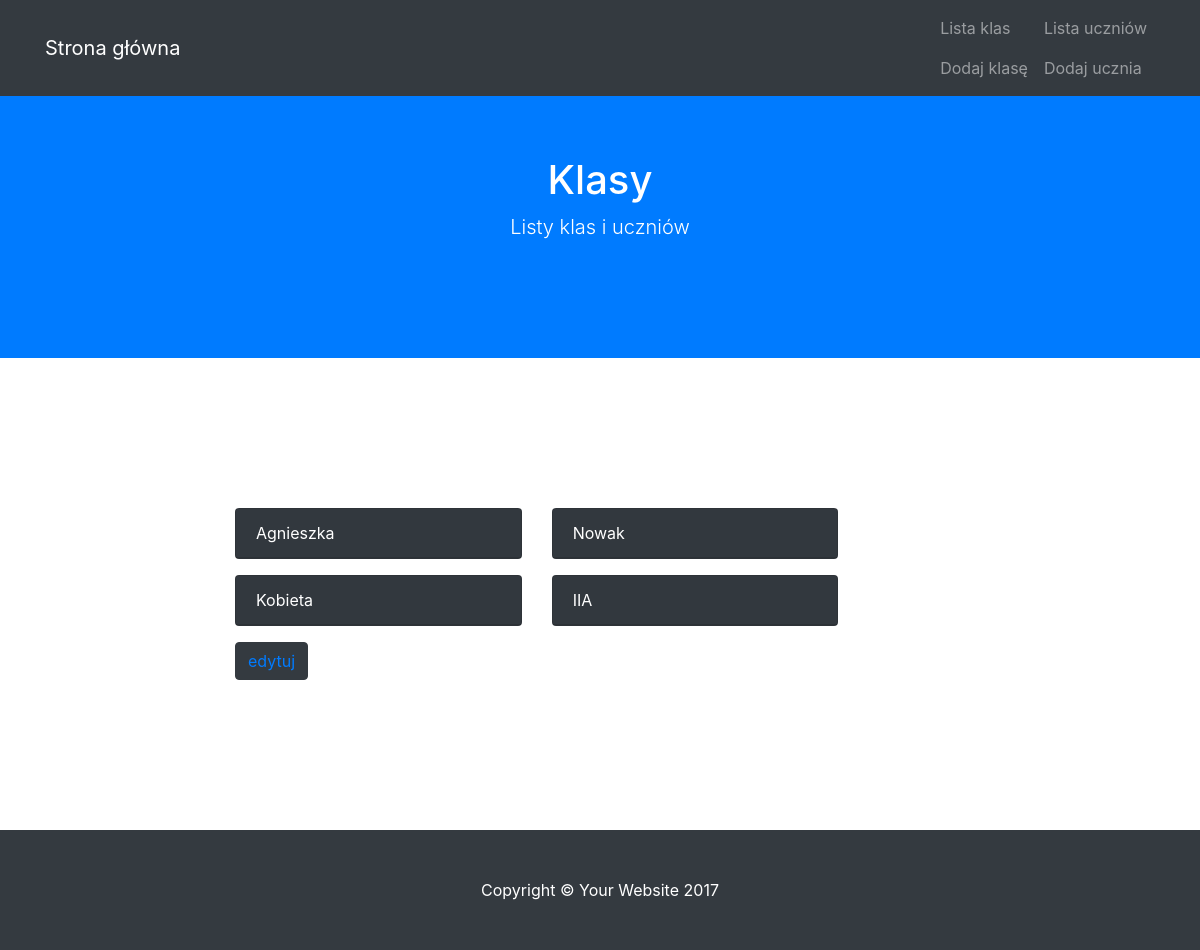
Page /uczniowie_szczegoly/1 on the earlier database version.
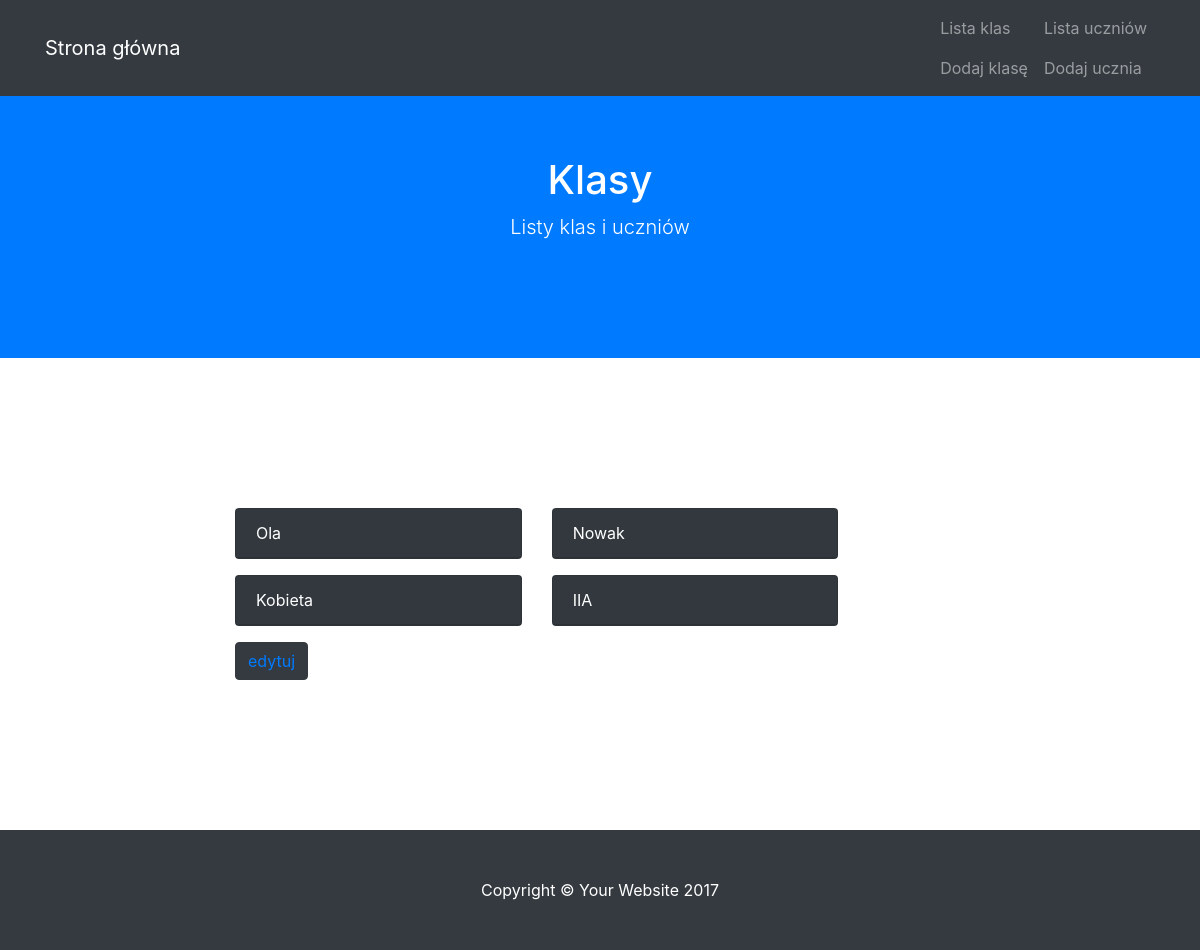
Same page on the later database version.
### modele.py (models this page shows)
class BazaModel(Model):
    class Meta:
        database = baza

class Uczen(BazaModel):
    imie_ucznia = CharField(null=False)
    nazwisko_ucznia = CharField(null=False)
    plec_ucznia = ForeignKeyField(Plec, related_name='plec_ucznia')
    klasa_ucznia = ForeignKeyField(Klasa, related_name='klasa_ucznia')

### views.py (the view)
@app.route("/uczniowie_szczegoly/<id>")
def uczniowie_szczegoly(id):
    uczen = (Uczen
             .select(Uczen.id, Uczen.imie_ucznia, Uczen.nazwisko_ucznia, Plec.nazwa_plci, Klasa.nazwa_klasy)
             .join_from(Uczen, Plec)
             .join_from(Uczen, Klasa, JOIN.LEFT_OUTER)
             .where(Uczen.id == id))
    return render_template('uczniowie_szczegoly.html', uczen=uczen)

### app.py (called while the page is built)
@app.before_request
def before_request():
    g.db = baza
    g.db.connect(reuse_if_open=True)

@app.after_request
def after_request(response):
    g.db.close()
    return response

### templates/uczniowie_szczegoly.html (shortened to what this page needs)
{% extends "szablon.html"%}
{% block h1%} Klasy {% endblock%}
{% block tresc%}
<div class="row">
    {% for u in uczen %}
    <div class="col-md-5">
        <div class="card text-white bg-dark mb-3" style="max-width: 18rem;">
            <div class="card-header">{{u.imie_ucznia}}</div>
        </div>
    </div>
    <div class="col-md-5">
        <div class="card text-white bg-dark mb-3" style="max-width: 18rem;">
            <div class="card-header">{{u.nazwisko_ucznia}}</div>
        </div>
    </div>
</div>
<div class="row">
    <div class="col-md-5">
        <div class="card text-white bg-dark mb-3" style="max-width: 18rem;">
            <div class="card-header">{{u.plec_ucznia.nazwa_plci}}</div>
        </div>
    </div>
    <div class="col-md-5">
        <div class="card text-white bg-dark mb-3" style="max-width: 18rem;">
            <div class="card-header">{{u.klasa_ucznia.nazwa_klasy}}</div>
        </div>
    </div>
</div>
<div class="row">
    <div class="col-md-5">
        <button type="button" class="btn btn-dark"><a href='/uczniowie_edytuj/{{u}}'>edytuj</a></button>
    </div>
{% endfor %}
</div>
{% endblock%}

### templates/szablon.html (shortened to what this page needs)
<!DOCTYPE html>
<html lang="pl">
  <head>
    <link href="{{ url_for('static', filename='vendor/bootstrap/css/bootstrap.min.css') }}" rel="stylesheet">
    <link href="{{ url_for('static', filename='css/scrolling-nav.css') }}" rel="stylesheet">
    <link href="{{ url_for('static', filename='css/style.css') }}" rel="stylesheet">
  </head>
  <body id="page-top">
    <nav class="navbar navbar-expand-lg navbar-dark bg-dark fixed-top" id="mainNav">
      <div class="container">
        <a class="navbar-brand js-scroll-trigger" href="{{ url_for('index') }}">Strona główna</a>
        <div class="collapse navbar-collapse" id="navbarResponsive">
          <ul class="navbar-nav ml-auto">
            <li class="nav-item">
              <a class="nav-link js-scroll-trigger" href="{{ url_for('lista_klas') }}">Lista klas</a>
              <a class="nav-link js-scroll-trigger" href="{{ url_for('dodaj_nowa_klase') }}">Dodaj klasę</a>
            </li>
            <li class="nav-item">
              <a class="nav-link js-scroll-trigger" href="{{ url_for('lista_uczniow') }}">Lista uczniów</a>
              <a class="nav-link js-scroll-trigger" href="{{ url_for('dodaj_nowego_ucznia') }}">Dodaj ucznia</a>
            </li>
          </ul>
        </div>
      </div>
    </nav>
    <header class="bg-primary text-white">
      <div class="container text-center">
        <h1>{% block h1 %}{% endblock %}</h1>
        <p class="lead">Listy klas i uczniów</p>
      </div>
    </header>
    <section id="uczniowie">
      <div class="container">
        <div class="row">
          <div class="col-lg-8 mx-auto">
            {% block tresc %}
            {% endblock %}
          </div>
        </div>
      </div>
    </section>
    <footer class="py-5 bg-dark">
      <div class="container">
        <p class="m-0 text-center text-white">Copyright &copy; Your Website 2017</p>
      </div>
    </footer>
  </body>
</html>

### static/scrolling-nav.css (style rules this page uses)
header { padding: 154px 0 100px; }
@media (min-width: 992px) { header { padding: 156px 0 100px; } }
section { padding: 150px 0; }

Differences in the rows shown:
changed Uczen "Nowak": imie_ucznia "Agnieszka" → "Ola"
